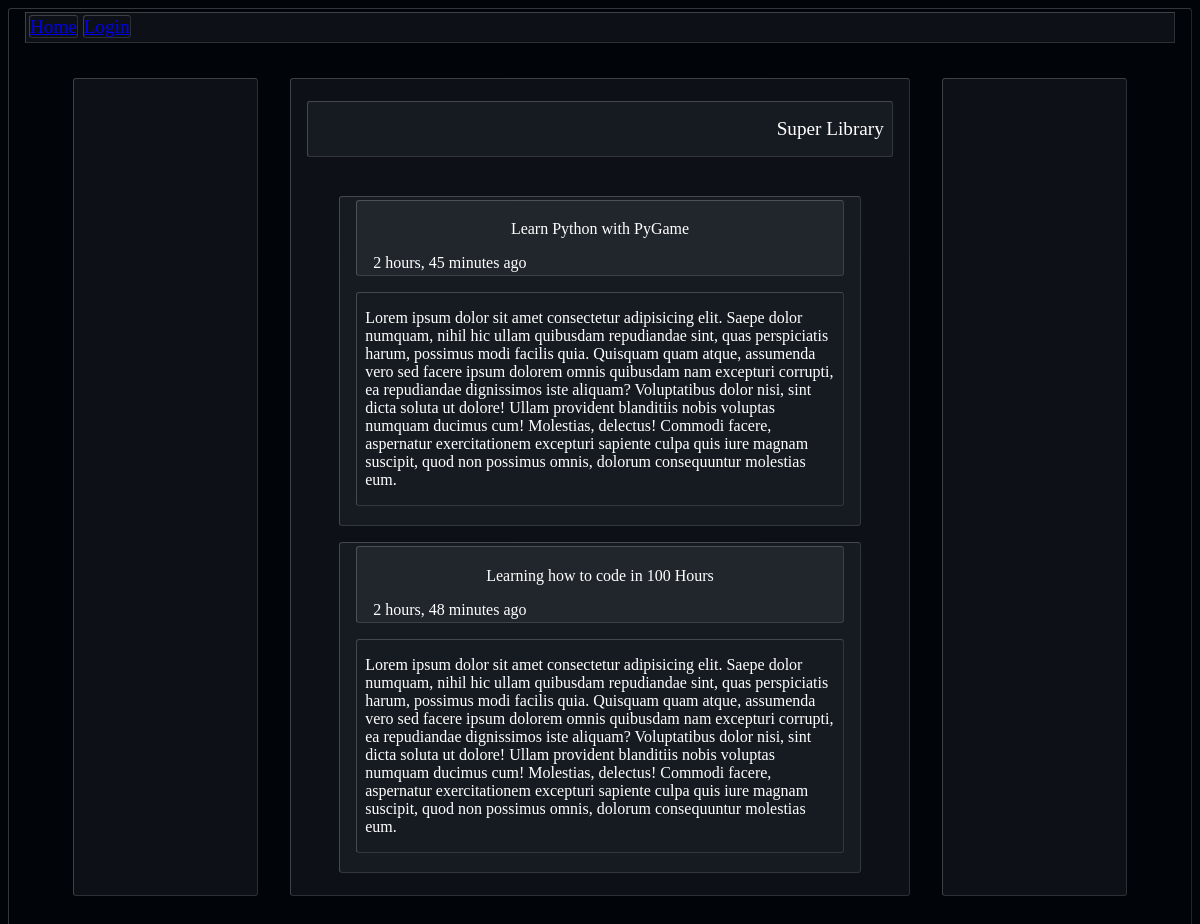
The page / on the database its author committed.
### base/models.py (models this page shows, shortened)
class Book(models.Model):
    tags = models.ManyToManyField(Tag, blank=True)
    title = models.CharField(max_length=200)
    author = models.ForeignKey(User, null=True, on_delete=models.SET_NULL)
    topics = models.ManyToManyField(Topic)
    description = models.CharField(max_length=200, null=True)
    created = models.DateTimeField(auto_now_add=True)
    updated = models.DateTimeField(auto_now=True)
    class Meta:
        ordering = ['-created', '-updated']

### base/views.py (the view)
# urls.py: path('', views.home, name='home'),
def home(request):
    __books = Book.objects.all()
    context = {'books': __books}
    return render(request, 'base/home.html', context)

### base/templates/base/home.html (shortened to what this page needs)
{% extends 'main.html' %}
{% block content %}
{% load static %}
<link rel="stylesheet" href="{% static 'styles/style.css' %}">
<div>
    {% include 'navbar.html' %}
    <div class="container primary-container">
        <aside class="container left"></aside>
        <div class="container main-container">
            <header>
                <p>Super Library</p>
            </header>
            <main>
                {% for book in books %}
                <div class="container sample-book">
                    <div class="sample-book-header">
                        <p class="sample-book-title">{{book.title}}</p>
                        <p>{{book.created|timesince}} ago</p>
                    </div>
                    <p>Lorem ipsum dolor sit amet consectetur adipisicing elit. Saepe dolor numquam, nihil hic ullam
                        quibusdam repudiandae sint, quas perspiciatis harum, possimus modi facilis quia. Quisquam quam
                        atque, assumenda vero sed facere ipsum dolorem omnis quibusdam nam excepturi corrupti, ea
                        repudiandae dignissimos iste aliquam? Voluptatibus dolor nisi, sint dicta soluta ut dolore!
                        Ullam
                        provident blanditiis nobis voluptas numquam ducimus cum! Molestias, delectus! Commodi facere,
                        aspernatur exercitationem excepturi sapiente culpa quis iure magnam suscipit, quod non possimus
                        omnis, dolorum consequuntur molestias eum.</p>
                </div>
                {% endfor %}
            </main>
        </div>
        <aside class="container right"></aside>
    </div>
</div>
{% endblock content %}

### static/styles/style.css (style rules this page uses)
:root { --bg1: #ffffff1a; --bg2: #238636; --bg3: #1f6feb; --bg4: #21262d; --bg5: #161b22; --bg6: #0d1117; --bg7: #010409; --bg8: #eaeaea; --tc1: #fff; --tc2: #ffffffb3; --tc3: #f0f6fc; --tc4: #c1d1d9; --tc5: #58a6ff; --tc6: #8b949e; --tc7: #484f58; --bd1: #fff3; }
div, aside, section, table, main { padding: 0.2rem 1rem 0.2rem 1rem; }
p { padding: 1rem 0.5rem 1rem 0.5rem; }
div, main, aside, section, p, a, table, textarea, input { border-radius: 0.2rem; border-color: var(--bd1); border-width: 0.1rem; }
div, main, aside, section, p, a { border-style: outset; }
body { background-color: var(--bg7); color: var(--tc1); }
main { background-color: transparent; border: none; }
header { font-size: larger; background-color: var(--bg5); text-align: right; }
.sample-book-header { background-color: var(--bg4); }
.sample-book-header p { border: none; background-color: transparent; padding: 0; margin: 1rem 0 0 0; }
.sample-book-title { text-align: center; margin: 1rem 0 0 0; }
.container { margin: 1rem; background-color: var(--bg6); }
.primary-container { display: grid; grid-template-columns: 1fr 3fr 1fr; border: none; background-color: transparent; }
.sample-book { background-color: var(--bg5); }
.main-container { min-height: 50rem; }

### rows shown on the page
Book: title "Learn Python with PyGame", created "2 hours, 45 minutes"
Book: title "Learning how to code in 100 Hours", created "2 hours, 48 minutes"
